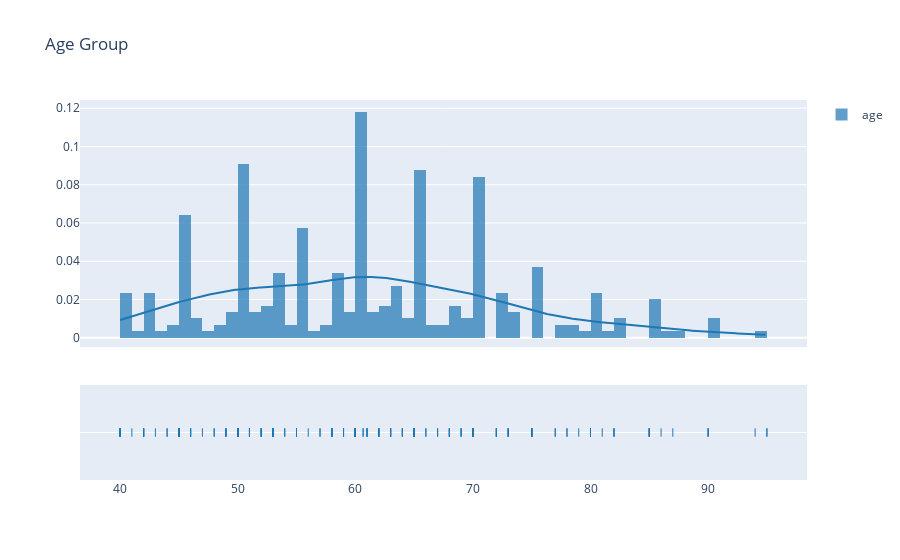

The notebook cell saved with this chart:
### Code cell
h_data = [data["age"].values]
age_group = ['age'] 

fig = ff.create_distplot(h_data, age_group)
fig.update_layout(title_text='Age Group')

fig.show()

### Figure 1 — Plotly figure (JSON) as saved in the notebook; plotly's stock layout.template omitted (floating-point values rounded to 4 significant figures; data arrays with more than 128 entries replaced by an {"elided": "..."} marker saying what was removed)
{"data": [{"autobinx": false, "histnorm": "probability density", "legendgroup": "age", "marker": {"color": "rgb(31, 119, 180)"}, "name": "age", "opacity": 0.7, "type": "histogram", "x": {"elided": "299 float values"}, "xaxis": "x", "xbins": {"end": 95, "size": 1, "start": 40}, "yaxis": "y"}, {"legendgroup": "age", "marker": {"color": "rgb(31, 119, 180)"}, "mode": "lines", "name": "age", "showlegend": false, "type": "scatter", "x": {"elided": "500 float values"}, "xaxis": "x", "y": {"elided": "500 float values"}, "yaxis": "y"}, {"legendgroup": "age", "marker": {"color": "rgb(31, 119, 180)", "symbol": "line-ns-open"}, "mode": "markers", "name": "age", "showlegend": false, "type": "scatter", "x": {"elided": "299 float values"}, "xaxis": "x", "y": {"elided": "299 str values"}, "yaxis": "y2"}], "layout": {"barmode": "overlay", "hovermode": "closest", "legend": {"traceorder": "reversed"}, "title": {"text": "Age Group"}, "xaxis": {"anchor": "y2", "domain": [0, 1], "zeroline": false}, "yaxis": {"anchor": "free", "domain": [0.35, 1], "position": 0}, "yaxis2": {"anchor": "x", "domain": [0, 0.25], "dtick": 1, "showticklabels": false}}}
